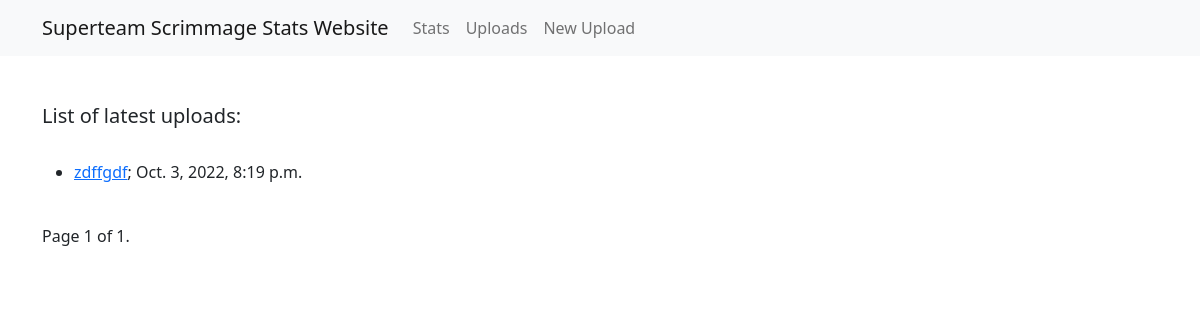
The app's page /uploads, older data.
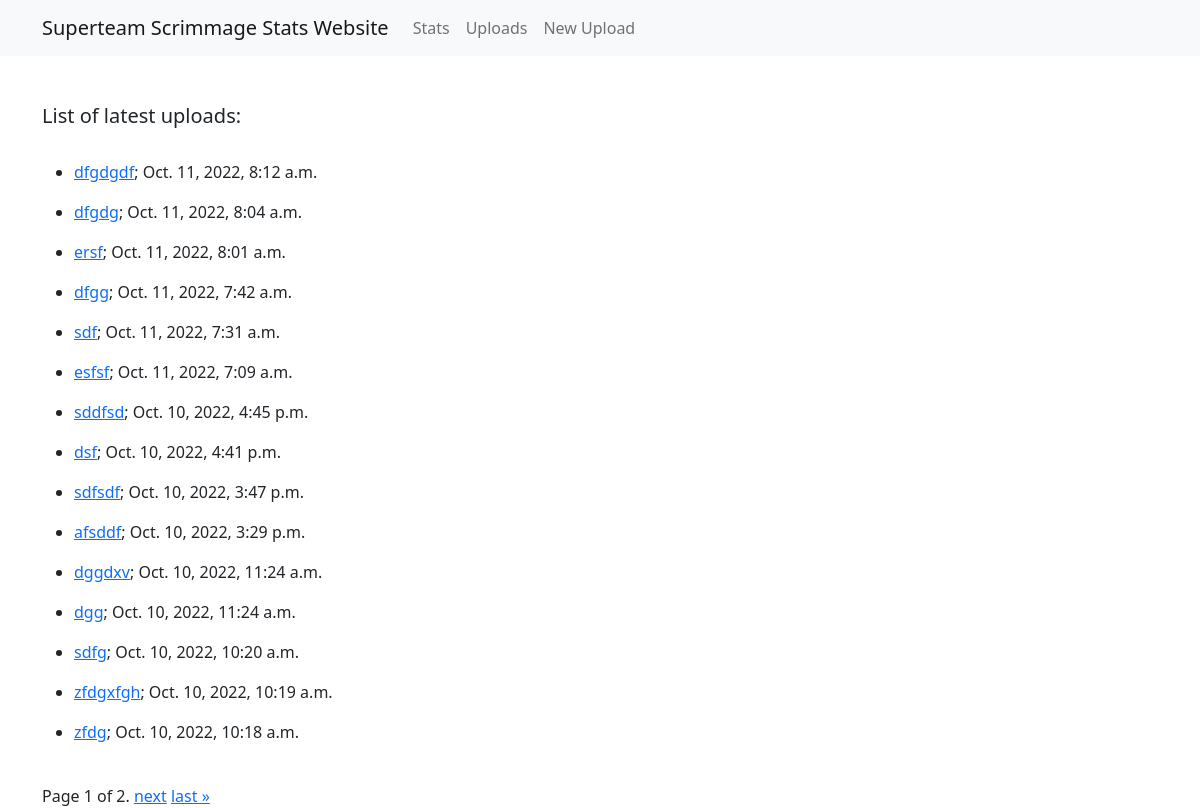
The same page, newer data.
### stats/models.py (models this page shows, shortened)
class Upload(models.Model):
    title = models.CharField(max_length=50, unique=True)
    file = models.FileField(upload_to='uploads')
    uploaded_on = models.DateTimeField(auto_now_add=True)
    class Meta:
        ordering = ['-uploaded_on']

### stats/views.py (the view)
# urls.py: path('uploads', UploadsList.as_view(), name='uploads'),
class UploadsList(ListView):
    queryset = Upload.objects.all()
    template_name = 'uploads.html'
    paginate_by = 15

### templates/uploads.html (shortened to what this page needs)
{% extends 'base.html' %}
{% block content %}
    <br><br>
    <h5>List of latest uploads:</h5>
    <br>
    <ul>
        {% for upload in upload_list %}
            <li><p><a href="{{ upload.pk }}">{{ upload.title }}</a>;
                {{ upload.uploaded_on }}</p></li>
        {% endfor %}
    </ul>
    <br>
    <div class="pagination">
        <span class="step-links">
            <span class="current">
                Page {{ page_obj.number }} of {{ page_obj.paginator.num_pages }}.
            </span>
            {% if page_obj.has_next %}
                <a href="?page={{ page_obj.next_page_number }}">next</a>
                <a href="?page={{ page_obj.paginator.num_pages }}">last &raquo;</a>
            {% endif %}
        </span>
    </div>
{% endblock %}

Row changes from the older to the newer data that the page shows:
no longer on this page (row edited): Upload: title "zdffgdf", uploaded_on "Oct. 3, 2022, 8:19 p.m."
added Upload: title "dfgdgdf", uploaded_on "Oct. 11, 2022, 8:12 a.m."
added Upload: title "dfgdg", uploaded_on "Oct. 11, 2022, 8:04 a.m."
added Upload: title "ersf", uploaded_on "Oct. 11, 2022, 8:01 a.m."
added Upload: title "dfgg", uploaded_on "Oct. 11, 2022, 7:42 a.m."
added Upload: title "sdf", uploaded_on "Oct. 11, 2022, 7:31 a.m."
added Upload: title "esfsf", uploaded_on "Oct. 11, 2022, 7:09 a.m."
added Upload: title "sddfsd", uploaded_on "Oct. 10, 2022, 4:45 p.m."
added Upload: title "dsf", uploaded_on "Oct. 10, 2022, 4:41 p.m."
added Upload: title "sdfsdf", uploaded_on "Oct. 10, 2022, 3:47 p.m."
added Upload: title "afsddf", uploaded_on "Oct. 10, 2022, 3:29 p.m."
added Upload: title "dggdxv", uploaded_on "Oct. 10, 2022, 11:24 a.m."
added Upload: title "dgg", uploaded_on "Oct. 10, 2022, 11:24 a.m."
added Upload: title "sdfg", uploaded_on "Oct. 10, 2022, 10:20 a.m."
added Upload: title "zfdgxfgh", uploaded_on "Oct. 10, 2022, 10:19 a.m."
added Upload: title "zfdg", uploaded_on "Oct. 10, 2022, 10:18 a.m."
Text that changed along with them:
{{ page_obj.paginator.num_pages }}: "1" → "2"
text now shown: "next last »"
